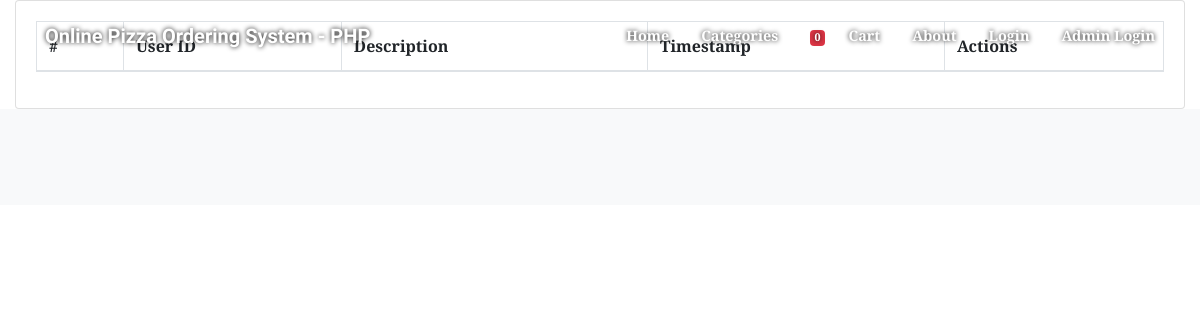
/index.php?page=orders (signed in), run on an earlier commit of the app's database.
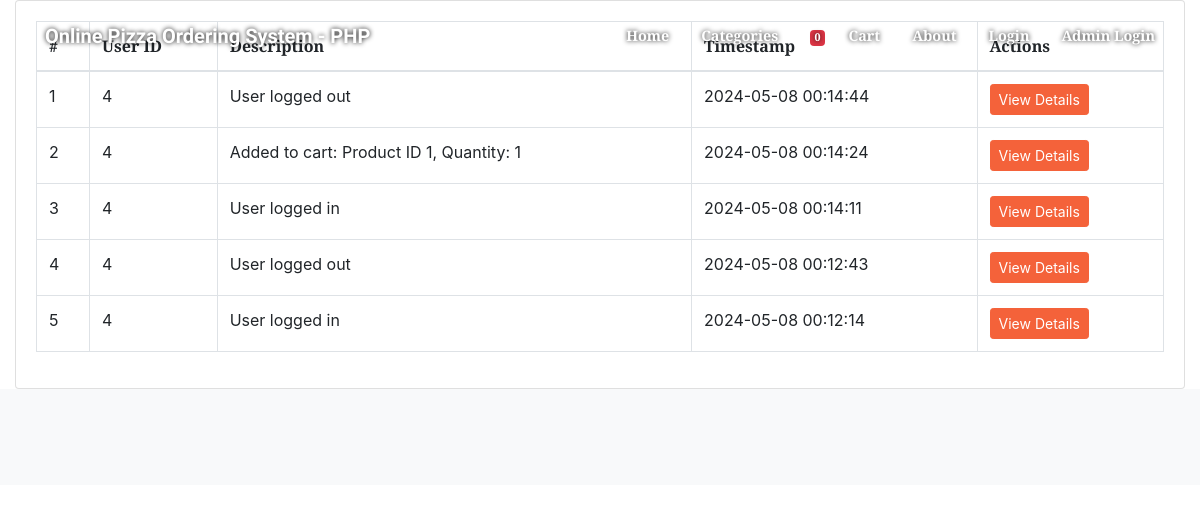
And on a later commit of the database.
### tables this page shows
CREATE TABLE `system_logs` (
  `log_id` int(11) NOT NULL,
  `user_id` int(11) NOT NULL,
  `description` varchar(255) NOT NULL,
  `log_timestamp` datetime DEFAULT current_timestamp()
);

### index.php (the view, shortened to what this page needs)
<!DOCTYPE html>
<html lang="en">
    <?php
    include('header.php');
    include('admin/db_connect.php');
    ?>
    <body id="page-top">
        <nav class="navbar navbar-expand-lg navbar-light fixed-top py-3" id="mainNav">
            <div class="container">
                <a class="navbar-brand js-scroll-trigger" href="./"><?php echo $_SESSION['setting_name'] ?></a>
                <div class="collapse navbar-collapse" id="navbarResponsive">
                    <ul class="navbar-nav ml-auto my-2 my-lg-0">
                        <li class="nav-item"><a class="nav-link js-scroll-trigger" href="index.php?page=home">Home</a></li>
                        <?php
                        $categories = $conn->query("SELECT * FROM `category_list` order by `name` asc");
                        if($categories->num_rows > 0):
                        ?>
                        <li class="nav-item position-relative " id="cat-menu-link">
                          <a class="nav-link"  href="#">Categories</a>
                        </li>
                        <?php endif; ?>
                        <li class="nav-item"><a class="nav-link js-scroll-trigger" href="index.php?page=cart_list"><span> <span class="badge badge-danger item_count">0</span> <i class="fa fa-shopping-cart"></i>  </span>Cart</a></li>
                        <li class="nav-item"><a class="nav-link js-scroll-trigger" href="index.php?page=about">About</a></li>
                        <?php if(isset($_SESSION['login_user_id'])): ?>
                        <li class="nav-item"><a class="nav-link js-scroll-trigger" href="admin/ajax.php?action=logout2"><?php echo "Welcome ". $_SESSION['login_first_name'].' '.$_SESSION['login_last_name'] ?> <i class="fa fa-power-off"></i></a></li>
                      <?php else: ?>
                        <li class="nav-item"><a class="nav-link js-scroll-trigger" href="javascript:void(0)" id="login_now">Login</a></li>
                        <li class="nav-item"><a class="nav-link js-scroll-trigger" href="./admin">Admin Login</a></li>
                      <?php endif; ?>
                    </ul>
                </div>
            </div>
        </nav>
        <?php
        $page = isset($_GET['page']) ?$_GET['page'] : "home";
        include $page.'.php';
        ?>
        <footer class="bg-light py-5">
        </footer>
    </body>
</html>

### admin/orders.php (shortened to what this page needs)
<div class="container-fluid">
	<div class="card">
		<div class="card-body">
			<div class="table-responsive">
				<table class="table table-bordered">
					<thead>
						<tr>
							<th>#</th>
							<th>User ID</th>
							<th>Description</th>
							<th>Timestamp</th>
							<th>Actions</th>
						</tr>
					</thead>
					<tbody>
						<?php
						$i = 1;
						include 'db_connect.php';
						$qry = $conn->query("SELECT * FROM system_logs ORDER BY log_timestamp DESC");
						while ($row = $qry->fetch_assoc()) :
						?>
							<tr>
								<td><?php echo $i++ ?></td>
								<td><?php echo $row['user_id'] ?></td>
								<td><?php echo htmlspecialchars($row['description']); ?></td>
								<td><?php echo $row['log_timestamp'] ?></td>
								<td>
									<button class="btn btn-sm btn-primary view_log" data-id="<?php echo $row['log_id'] ?>">View Details</button>
								</td>
							</tr>
						<?php endwhile; ?>
					</tbody>
				</table>
			</div>
		</div>
	</div>
</div>

What changed in the data, as far as the page shows it:
added system_logs: user "4", description "User logged out", log_timestamp "2024-05-08 00:14:44"
added system_logs: user "4", description "Added to cart: Product ID 1, Quantity: 1", log_timestamp "2024-05-08 00:14:24"
added system_logs: user "4", description "User logged in", log_timestamp "2024-05-08 00:14:11"
added system_logs: user "4", description "User logged out", log_timestamp "2024-05-08 00:12:43"
added system_logs: user "4", description "User logged in", log_timestamp "2024-05-08 00:12:14"
